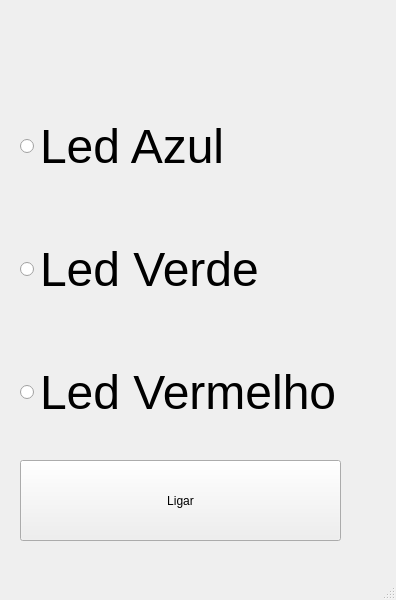
<?xml version="1.0" encoding="UTF-8"?>
<ui version="4.0">
 <class>MainWindow</class>
 <widget class="QMainWindow" name="MainWindow">
  <property name="geometry">
   <rect>
    <x>0</x>
    <y>0</y>
    <width>396</width>
    <height>600</height>
   </rect>
  </property>
  <property name="windowTitle">
   <string>MainWindow</string>
  </property>
  <widget class="QWidget" name="centralwidget">
   <widget class="QWidget" name="verticalLayoutWidget">
    <property name="geometry">
     <rect>
      <x>20</x>
      <y>60</y>
      <width>322</width>
      <height>421</height>
     </rect>
    </property>
    <layout class="QVBoxLayout" name="verticalLayout">
     <item>
      <widget class="QRadioButton" name="LedAzul">
       <property name="font">
        <font>
         <family>Arial</family>
         <pointsize>36</pointsize>
        </font>
       </property>
       <property name="text">
        <string>Led Azul</string>
       </property>
      </widget>
     </item>
     <item>
      <widget class="QRadioButton" name="LedVerde">
       <property name="font">
        <font>
         <family>Arial</family>
         <pointsize>36</pointsize>
        </font>
       </property>
       <property name="text">
        <string>Led Verde</string>
       </property>
      </widget>
     </item>
     <item>
      <widget class="QRadioButton" name="LedVermelho">
       <property name="font">
        <font>
         <family>Arial</family>
         <pointsize>36</pointsize>
        </font>
       </property>
       <property name="text">
        <string>Led Vermelho</string>
       </property>
      </widget>
     </item>
    </layout>
   </widget>
   <widget class="QPushButton" name="BtnEnviar">
    <property name="geometry">
     <rect>
      <x>20</x>
      <y>460</y>
      <width>321</width>
      <height>81</height>
     </rect>
    </property>
    <property name="text">
     <string>Ligar</string>
    </property>
   </widget>
  </widget>
  <widget class="QMenuBar" name="menubar">
   <property name="geometry">
    <rect>
     <x>0</x>
     <y>0</y>
     <width>396</width>
     <height>21</height>
    </rect>
   </property>
  </widget>
  <widget class="QStatusBar" name="statusbar"/>
 </widget>
 <resources/>
 <connections/>
</ui>
